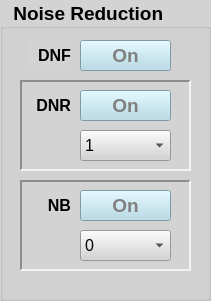
     <widget class="QGroupBox" name="Noise_groupBox">
      <property name="geometry">
       <rect>
        <x>1180</x>
        <y>10</y>
        <width>211</width>
        <height>301</height>
       </rect>
      </property>
      <property name="font">
       <font>
        <pointsize>14</pointsize>
        <bold>true</bold>
       </font>
      </property>
      <property name="styleSheet">
       <string notr="true">QWidget{ background-color: lightgray;}</string>
      </property>
      <property name="title">
       <string>  Noise Reduction</string>
      </property>
      <widget class="QLabel" name="Noise_label_1">
       <property name="geometry">
        <rect>
         <x>30</x>
         <y>40</y>
         <width>41</width>
         <height>31</height>
        </rect>
       </property>
       <property name="font">
        <font>
         <pointsize>12</pointsize>
         <bold>true</bold>
        </font>
       </property>
       <property name="text">
        <string>DNF</string>
       </property>
       <property name="alignment">
        <set>Qt::AlignmentFlag::AlignRight|Qt::AlignmentFlag::AlignTrailing|Qt::AlignmentFlag::AlignVCenter</set>
       </property>
      </widget>
      <widget class="QPushButton" name="Noise_DNF_pushButton">
       <property name="geometry">
        <rect>
         <x>80</x>
         <y>40</y>
         <width>91</width>
         <height>31</height>
        </rect>
       </property>
       <property name="font">
        <font>
         <pointsize>14</pointsize>
         <bold>true</bold>
        </font>
       </property>
       <property name="styleSheet">
        <string notr="true">QPushButton{ background-color: lightblue; color: grey}
QPushButton::checked{ background-color: red; color: black}</string>
       </property>
       <property name="text">
        <string>On</string>
       </property>
       <property name="checkable">
        <bool>true</bool>
       </property>
      </widget>
      <widget class="QFrame" name="Noise_frame_1">
       <property name="geometry">
        <rect>
         <x>20</x>
         <y>180</y>
         <width>171</width>
         <height>91</height>
        </rect>
       </property>
       <property name="frameShape">
        <enum>QFrame::Shape::Panel</enum>
       </property>
       <property name="frameShadow">
        <enum>QFrame::Shadow::Sunken</enum>
       </property>
       <property name="lineWidth">
        <number>2</number>
       </property>
       <widget class="QPushButton" name="Noise_NB_pushButton">
        <property name="geometry">
         <rect>
          <x>60</x>
          <y>10</y>
          <width>91</width>
          <height>31</height>
         </rect>
        </property>
        <property name="font">
         <font>
          <pointsize>14</pointsize>
          <bold>true</bold>
         </font>
        </property>
        <property name="styleSheet">
         <string notr="true">QPushButton{ background-color: lightblue; color: grey}
QPushButton::checked{ background-color: red; color: black}</string>
        </property>
        <property name="text">
         <string>On</string>
        </property>
        <property name="checkable">
         <bool>true</bool>
        </property>
       </widget>
       <widget class="QComboBox" name="Noise_NB_comboBox">
        <property name="geometry">
         <rect>
          <x>60</x>
          <y>50</y>
          <width>91</width>
          <height>31</height>
         </rect>
        </property>
        <property name="styleSheet">
         <string notr="true">QComboBox{ combobox-popup: 0;}
QComboBox{ font-family: &quot;Arial&quot;; font-size: 16px;}</string>
        </property>
        <item>
         <property name="text">
          <string>0</string>
         </property>
        </item>
        <item>
         <property name="text">
          <string>1</string>
         </property>
        </item>
        <item>
         <property name="text">
          <string>2</string>
         </property>
        </item>
        <item>
         <property name="text">
          <string>3</string>
         </property>
        </item>
        <item>
         <property name="text">
          <string>4</string>
         </property>
        </item>
        <item>
         <property name="text">
          <string>5</string>
         </property>
        </item>
        <item>
         <property name="text">
          <string>6</string>
         </property>
        </item>
        <item>
         <property name="text">
          <string>7</string>
         </property>
        </item>
        <item>
         <property name="text">
          <string>8</string>
         </property>
        </item>
        <item>
         <property name="text">
          <string>9</string>
         </property>
        </item>
        <item>
         <property name="text">
          <string>10</string>
         </property>
        </item>
       </widget>
       <widget class="QLabel" name="Noise_label_3">
        <property name="geometry">
         <rect>
          <x>20</x>
          <y>10</y>
          <width>31</width>
          <height>31</height>
         </rect>
        </property>
        <property name="font">
         <font>
          <pointsize>12</pointsize>
          <bold>true</bold>
         </font>
        </property>
        <property name="text">
         <string>NB</string>
        </property>
        <property name="alignment">
         <set>Qt::AlignmentFlag::AlignRight|Qt::AlignmentFlag::AlignTrailing|Qt::AlignmentFlag::AlignVCenter</set>
        </property>
       </widget>
      </widget>
      <widget class="QFrame" name="Noise_frame_2">
       <property name="geometry">
        <rect>
         <x>20</x>
         <y>80</y>
         <width>171</width>
         <height>91</height>
        </rect>
       </property>
       <property name="frameShape">
        <enum>QFrame::Shape::Panel</enum>
       </property>
       <property name="frameShadow">
        <enum>QFrame::Shadow::Sunken</enum>
       </property>
       <property name="lineWidth">
        <number>2</number>
       </property>
       <widget class="QComboBox" name="Noise_DNR_comboBox">
        <property name="geometry">
         <rect>
          <x>60</x>
          <y>50</y>
          <width>91</width>
          <height>31</height>
         </rect>
        </property>
        <property name="styleSheet">
         <string notr="true">QComboBox{ combobox-popup: 0;}
QComboBox{ font-family: &quot;Arial&quot;; font-size: 16px;}</string>
        </property>
        <item>
         <property name="text">
          <string>1</string>
         </property>
        </item>
        <item>
         <property name="text">
          <string>2</string>
         </property>
        </item>
        <item>
         <property name="text">
          <string>3</string>
         </property>
        </item>
        <item>
         <property name="text">
          <string>4</string>
         </property>
        </item>
        <item>
         <property name="text">
          <string>5</string>
         </property>
        </item>
        <item>
         <property name="text">
          <string>6</string>
         </property>
        </item>
        <item>
         <property name="text">
          <string>7</string>
         </property>
        </item>
        <item>
         <property name="text">
          <string>8</string>
         </property>
        </item>
        <item>
         <property name="text">
          <string>9</string>
         </property>
        </item>
        <item>
         <property name="text">
          <string>10</string>
         </property>
        </item>
        <item>
         <property name="text">
          <string>11</string>
         </property>
        </item>
        <item>
         <property name="text">
          <string>12</string>
         </property>
        </item>
        <item>
         <property name="text">
          <string>13</string>
         </property>
        </item>
        <item>
         <property name="text">
          <string>14</string>
         </property>
        </item>
        <item>
         <property name="text">
          <string>15</string>
         </property>
        </item>
       </widget>
       <widget class="QPushButton" name="Noise_DNR_pushButton">
        <property name="geometry">
         <rect>
          <x>60</x>
          <y>10</y>
          <width>91</width>
          <height>31</height>
         </rect>
        </property>
        <property name="font">
         <font>
          <pointsize>14</pointsize>
          <bold>true</bold>
         </font>
        </property>
        <property name="styleSheet">
         <string notr="true">QPushButton{ background-color: lightblue; color: grey}
QPushButton::checked{ background-color: red; color: black}</string>
        </property>
        <property name="text">
         <string>On</string>
        </property>
        <property name="checkable">
         <bool>true</bool>
        </property>
       </widget>
       <widget class="QLabel" name="Noise_label_2">
        <property name="geometry">
         <rect>
          <x>10</x>
          <y>10</y>
          <width>41</width>
          <height>31</height>
         </rect>
        </property>
        <property name="font">
         <font>
          <pointsize>12</pointsize>
          <bold>true</bold>
         </font>
        </property>
        <property name="text">
         <string>DNR</string>
        </property>
        <property name="alignment">
         <set>Qt::AlignmentFlag::AlignRight|Qt::AlignmentFlag::AlignTrailing|Qt::AlignmentFlag::AlignVCenter</set>
        </property>
       </widget>
      </widget>
      <zorder>Noise_frame_2</zorder>
      <zorder>Noise_frame_1</zorder>
      <zorder>Noise_label_1</zorder>
      <zorder>Noise_DNF_pushButton</zorder>
     </widget>
